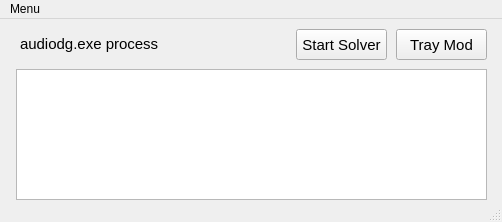
<?xml version="1.0" encoding="UTF-8"?>
<ui version="4.0">
 <class>MainWindow</class>
 <widget class="QMainWindow" name="MainWindow">
  <property name="geometry">
   <rect>
    <x>0</x>
    <y>0</y>
    <width>502</width>
    <height>222</height>
   </rect>
  </property>
  <property name="windowTitle">
   <string>MainWindow</string>
  </property>
  <property name="autoFillBackground">
   <bool>false</bool>
  </property>
  <widget class="QWidget" name="centralwidget">
   <widget class="QPushButton" name="solverButton">
    <property name="geometry">
     <rect>
      <x>296</x>
      <y>10</y>
      <width>91</width>
      <height>31</height>
     </rect>
    </property>
    <property name="font">
     <font>
      <family>Arial</family>
      <pointsize>11</pointsize>
     </font>
    </property>
    <property name="text">
     <string>Start Solver</string>
    </property>
   </widget>
   <widget class="QLabel" name="label">
    <property name="geometry">
     <rect>
      <x>20</x>
      <y>14</y>
      <width>141</width>
      <height>21</height>
     </rect>
    </property>
    <property name="font">
     <font>
      <family>Arial</family>
      <pointsize>11</pointsize>
     </font>
    </property>
    <property name="text">
     <string>audiodg.exe process</string>
    </property>
   </widget>
   <widget class="QListWidget" name="logList">
    <property name="geometry">
     <rect>
      <x>16</x>
      <y>50</y>
      <width>471</width>
      <height>131</height>
     </rect>
    </property>
   </widget>
   <widget class="QPushButton" name="trayButton">
    <property name="geometry">
     <rect>
      <x>396</x>
      <y>10</y>
      <width>91</width>
      <height>31</height>
     </rect>
    </property>
    <property name="font">
     <font>
      <family>Arial</family>
      <pointsize>11</pointsize>
     </font>
    </property>
    <property name="text">
     <string>Tray Mod</string>
    </property>
   </widget>
  </widget>
  <widget class="QMenuBar" name="menubar">
   <property name="geometry">
    <rect>
     <x>0</x>
     <y>0</y>
     <width>502</width>
     <height>21</height>
    </rect>
   </property>
   <widget class="QMenu" name="githubMenu">
    <property name="title">
     <string>Menu</string>
    </property>
    <addaction name="separator"/>
    <addaction name="actionGithub"/>
   </widget>
   <addaction name="githubMenu"/>
  </widget>
  <widget class="QStatusBar" name="statusbar"/>
  <action name="actionGithub">
   <property name="text">
    <string>GitHub</string>
   </property>
  </action>
 </widget>
 <resources/>
 <connections/>
</ui>
